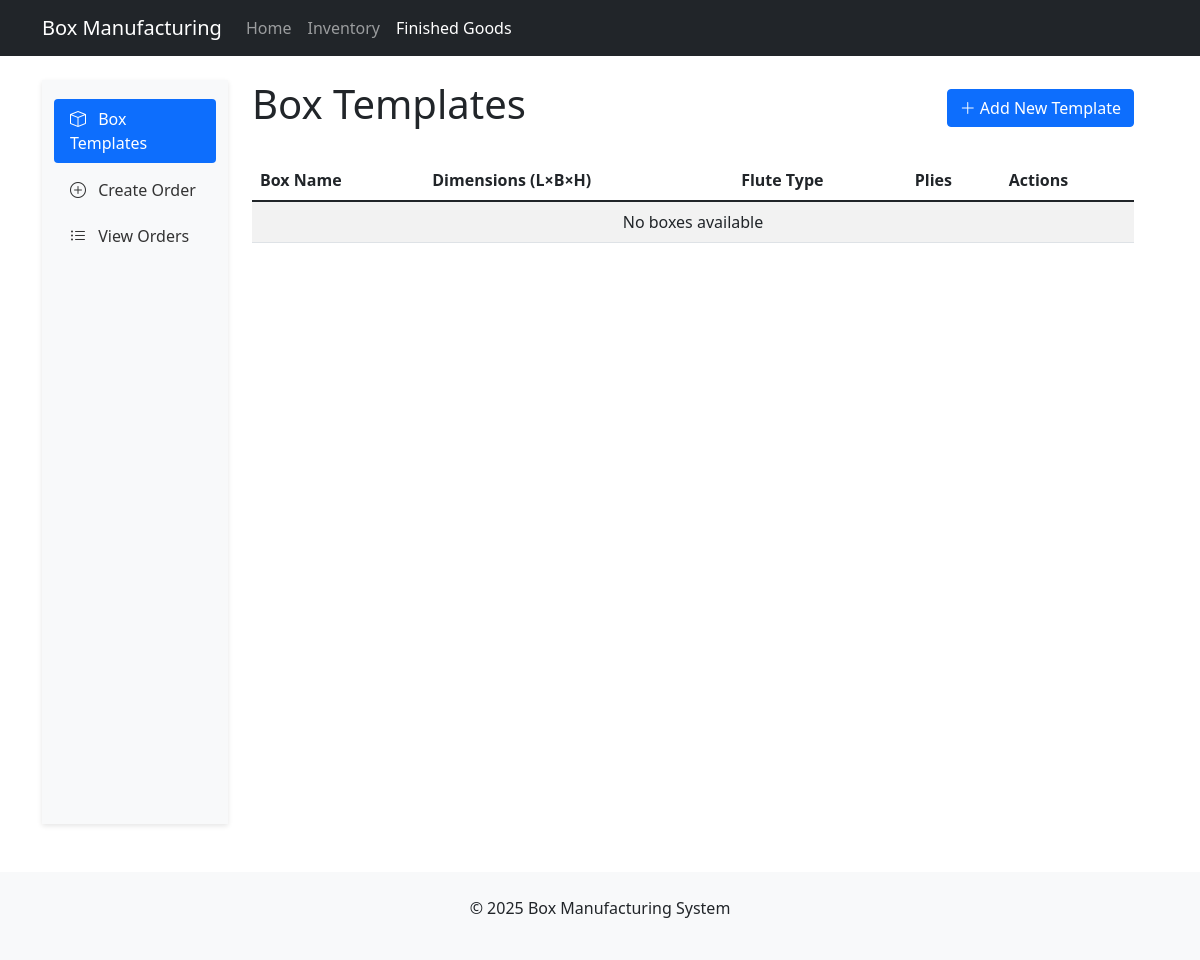
The app's page /finished-goods/boxes/, older data.
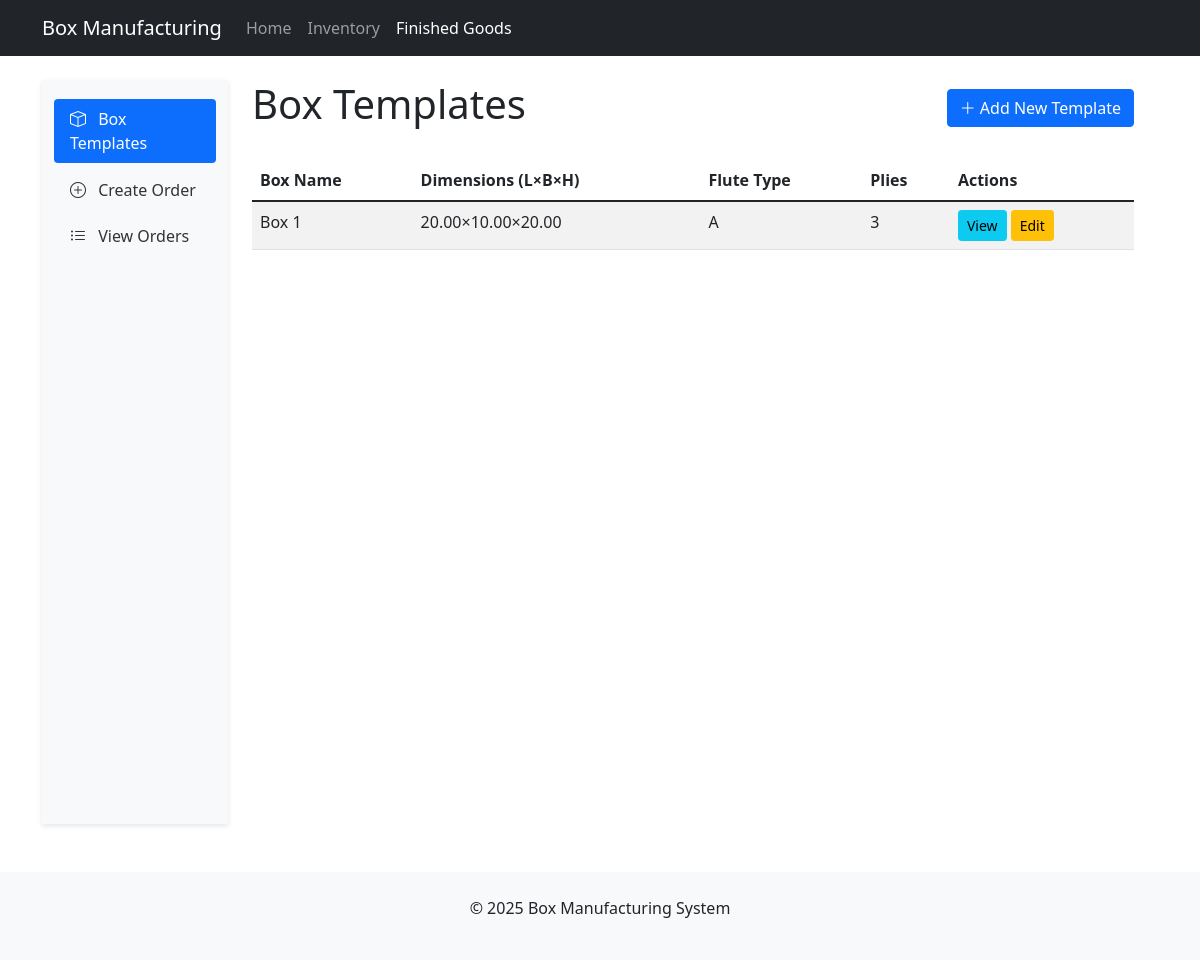
The same page, newer data.
### finished_goods/models.py (models this page shows, shortened)
class BoxDetails(models.Model):
    FLUTE_CHOICES = [
        ('A', 'A Flute'),
        ('B', 'B Flute'),
        ('C', 'C Flute'),
        ('E', 'E Flute'),
        ('F', 'F Flute'),
        ('BC', 'BC Flute'),
    ]
    box_name = models.CharField(max_length=100)
    length = models.DecimalField(max_digits=10, decimal_places=2)
    breadth = models.DecimalField(max_digits=10, decimal_places=2)
    height = models.DecimalField(max_digits=10, decimal_places=2)
    flute_type = models.CharField(max_length=2, choices=FLUTE_CHOICES)
    num_plies = models.IntegerField(choices=[(3, '3 Ply'), (5, '5 Ply'), (7, '7 Ply')])
    print_color = models.CharField(max_length=50, blank=True)
    order_quantity = models.IntegerField(default=1000)
    created_at = models.DateTimeField(auto_now_add=True)
    updated_at = models.DateTimeField(auto_now=True)

### finished_goods/views.py (the view)
# urls.py: path('boxes/', views.BoxListView.as_view(), name='box-list'),
class BoxListView(ListView):
    model = BoxDetails
    template_name = 'finished_goods/box_list.html'
    context_object_name = 'boxes'
    ordering = ['-created_at']

### finished_goods/templates/finished_goods/box_list.html
{% extends 'finished_goods/base_finished_goods.html' %}
{% block finished_goods_content %}
<div class="d-flex justify-content-between align-items-center mb-4">
    <h1>Box Templates</h1>
    <a href="{% url 'finished_goods:box-create' %}" class="btn btn-primary">
        <i class="bi bi-plus-lg"></i> Add New Template
    </a>
</div>
<div class="table-responsive">
    <table class="table table-striped">
        <thead>
            <tr>
                <th>Box Name</th>
                <th>Dimensions (L×B×H)</th>
                <th>Flute Type</th>
                <th>Plies</th>
                <th>Actions</th>
            </tr>
        </thead>
        <tbody>
            {% for box in boxes %}
            <tr>
                <td>{{ box.box_name }}</td>
                <td>{{ box.length }}×{{ box.breadth }}×{{ box.height }}</td>
                <td>{{ box.flute_type }}</td>
                <td>{{ box.num_plies }}</td>
                <td>
                    <a href="{% url 'finished_goods:box-detail' box.pk %}" class="btn btn-sm btn-info">View</a>
                    <a href="{% url 'finished_goods:box-update' box.pk %}" class="btn btn-sm btn-warning">Edit</a>
                </td>
            </tr>
            {% empty %}
            <tr>
                <td colspan="5" class="text-center">No boxes available</td>
            </tr>
            {% endfor %}
        </tbody>
    </table>
</div>
{% endblock %}

Row changes from the older to the newer data that the page shows:
added BoxDetails: box_name "Box 1", length "20.00", breadth "10.00", height "20.00", flute_type "A", num_plies "3"
Text that changed along with them:
text no longer shown: "No boxes available"
